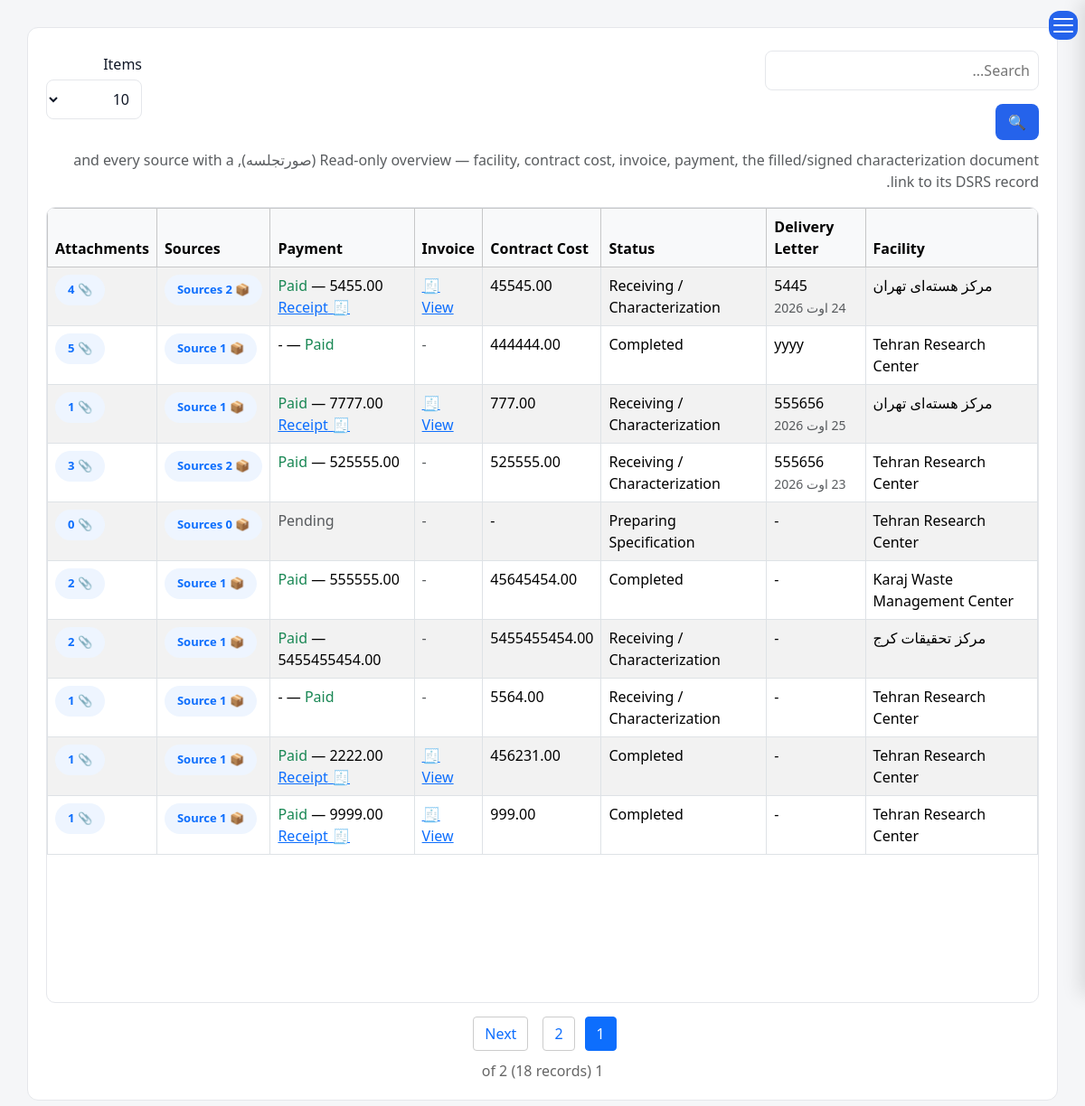
/receive-source/received-sources/ (signed in), run on the app's committed database.
### receive_source/models.py (models this page shows, shortened)
class ReceiveRequest(models.Model):
    facility = models.ForeignKey(
        FacilityModel,
        verbose_name=_("Delivering Facility"),
        on_delete=models.PROTECT,
        related_name="receive_requests",
    )
    delivery_letter_number = models.CharField(
        _("Delivery Letter Number"),
        max_length=100,
        blank=True,
        null=True,
    )
    delivery_letter_date = models.DateField(
        _("Delivery Letter Date"),
        blank=True,
        null=True,
    )
    distance_to_tehran_km = models.DecimalField(
        _("Estimated Distance to Tehran Office (km)"),
        max_digits=8,
        decimal_places=2,
        blank=True,
        null=True,
    )
    status = models.CharField(
        _("Status"),
        max_length=25,
        choices=ReceiveStatus.choices,
        default=ReceiveStatus.DRAFT,
    )
    status_date = models.DateTimeField(
        _("Status Date"),
        null=True,
        blank=True,
    )
    specification_completed = models.BooleanField(
        _("Specification Completed"),
        default=False,
    )
    discount_requested = models.BooleanField(
        _("Discount Requested"),
        default=False,
    )
    discount_notes = models.TextField(
        _("Discount Notes"),
        blank=True,
        null=True,
    )
    description = models.TextField(
        _("Description"),
        blank=True,
    )
    created_by = models.ForeignKey(
        settings.AUTH_USER_MODEL,
        verbose_name=_("Created By"),
        on_delete=models.PROTECT,
        related_name="receive_requests_created",
    )
    created_at = models.DateTimeField(_("Created At"), auto_now_add=True)
    updated_at = models.DateTimeField(_("Updated At"), auto_now=True)
    history = HistoricalRecords()
    class Meta:
        ordering = ["-created_at"]
        verbose_name = _("Receive Request")
        verbose_name_plural = _("Receive Requests")

class ReceiveContract(models.Model):
    receive_request = models.OneToOneField(
        ReceiveRequest,
        on_delete=models.PROTECT,
        related_name="contract",
    )
    contract_number = models.CharField(
        _("Contract Number"), max_length=100, blank=True, null=True,
    )
    contract_date = models.DateField(
        _("Contract Date"), blank=True, null=True,
    )
    contract_cost = models.DecimalField(
        _("Contract Cost"), max_digits=14, decimal_places=2, blank=True, null=True,
    )
    invoice = models.FileField(
        _("Invoice"),
        upload_to="receiving/invoices/",
        blank=True,
        null=True,
    )
    discount_requested = models.BooleanField(
        _("Discount Requested"),
        default=False,
        help_text=_("If checked, the request routes to the CEO for signature before Finance."),
    )
    discount_notes = models.TextField(
        _("Discount Notes"), blank=True, null=True,
    )
    send_to_financial = models.BooleanField(
        _("Send to Financial"), default=False,
    )
    contract_accountable = models.CharField(
        _("Contract Accountable"), max_length=100, blank=True, null=True,
    )
    amendment_notes = models.TextField(
        _("Amendment Notes"), blank=True, null=True,
    )
    created_at = models.DateTimeField(_("Created At"), auto_now_add=True)
    updated_at = models.DateTimeField(_("Updated At"), auto_now=True)
    history = HistoricalRecords()
    class Meta:
        verbose_name = _("Receive Contract")
        verbose_name_plural = _("Receive Contracts")

class ReceivePayment(models.Model):
    receive_request = models.OneToOneField(
        ReceiveRequest,
        verbose_name=_("Receive Request"),
        on_delete=models.PROTECT,
        related_name="payment",
    )
    payment_done = models.BooleanField(_("Payment Completed"), default=False)
    payment_date = models.DateField(_("Payment Date"), blank=True, null=True)
    amount_paid = models.DecimalField(
        _("Amount Paid"), max_digits=14, decimal_places=2, blank=True, null=True,
    )
    receipt = models.FileField(
        _("Payment Receipt"),
        upload_to="receiving/payment_receipts/",
        blank=True,
        null=True,
    )
    notes = models.TextField(_("Notes"), blank=True, null=True)
    created_at = models.DateTimeField(_("Created At"), auto_now_add=True)
    updated_at = models.DateTimeField(_("Updated At"), auto_now=True)
    history = HistoricalRecords()
    class Meta:
        ordering = ["-created_at"]
        verbose_name = _("Receive Payment")
        verbose_name_plural = _("Receive Payments")

### facilities/models.py (models this page shows, shortened)
class FacilityModel(models.Model):
    name = models.CharField(
        _("Facility Name"),
        max_length=255, blank=True,null=True
    )
    responsible_person = models.CharField(
        _("Responsible Person"),
        max_length=150, blank=True,null=True
    )
    telephone = models.CharField(
        _("Telephone"),
        max_length=50, blank=True,null=True
    )
    email = models.EmailField(
        _("Email"),
        blank=True,null=True
    )
    address1 = models.CharField(
        _("Address Line 1"),
        max_length=255, blank=True,null=True
    )
    address2 = models.CharField(
        _("Address Line 2"),
        max_length=255,
         blank=True,null=True
    )
    postal_code = models.CharField(
        _("Postal Code"),
        max_length=20,
         blank=True,null=True
    )
    national_id = models.CharField(
        _("National ID"),
        max_length=50,
         blank=True,null=True
    )
    economic_code = models.CharField(
        _("Economic Code"),
        max_length=50,
         blank=True,null=True
    )
    created_at = models.DateTimeField(
        _("Created At"),
        auto_now_add=True
    )
    updated_at = models.DateTimeField(
        _("Updated At"),
        auto_now=True
    )
    class Meta:
        ordering = ["name"]
        verbose_name = _("Facility")
        verbose_name_plural = _("Facilities")
        constraints = [
            models.UniqueConstraint(
                fields=["national_id"],
                name="unique_facility_national_id",
                condition=models.Q(national_id__isnull=False),
            ),
            models.UniqueConstraint(
                fields=["postal_code"],
                name="unique_facility_postal_code",
                condition=models.Q(postal_code__isnull=False),
            ),
            models.UniqueConstraint(
                fields=["economic_code"],
                name="unique_facility_economic_code",
                condition=models.Q(economic_code__isnull=False),
            ),
        ]

### receive_source/views.py (the view)
# urls.py: path("received-sources/", views.received_sources_list, name="received_sources_list"),
def received_sources_list(request):
    search = request.GET.get("search", "")
    page_size = request.GET.get("page_size", "10")
    queryset = (
        ReceiveRequest.objects
        .select_related("facility", "contract", "payment")
        .prefetch_related(
            "sources__nuclide",
            "sources__result_dsrs",
            "sources__result_dsrs__movements__attachments",
            "attachments",
        )
        .order_by("-created_at")
    )
    if search:
        queryset = queryset.filter(
            Q(facility__name__icontains=search)
            | Q(delivery_letter_number__icontains=search)
        ).distinct()
    paginator = Paginator(queryset, int(page_size))
    page_obj = paginator.get_page(request.GET.get("page"))
    for req in page_obj:
        staged = list(
            ReceiveAttachment.objects.filter(
                receive_request=req,
                attachment_type=ReceiveAttachmentType.CHARACTERIZATION,
            )
        )
        if staged:
            req.minutes_attachments = staged
        else:
            fallback = []
            seen_names = set()
            for source in req.sources.all():
                for dsrs in source.result_dsrs.all():
                    for movement in dsrs.movements.all():
                        for att in movement.attachments.all():
                            if att.file.name not in seen_names:
                                fallback.append(att)
                                seen_names.add(att.file.name)
            req.minutes_attachments = fallback
    return render(
        request,
        "receive_source/received_sources_list.html",
        {"page_obj": page_obj, "search": search, "page_size": int(page_size)},
    )

### reference/models.py (called while the page is built)
    def __str__(self):
        return self.name

### templates/receive_source/received_sources_list.html (shortened to what this page needs)
{% extends 'base.html' %}
{% load i18n %}
{% block content %}
<div class="content">
<div class="table-header">
    <div class="header-group">
        <form method="get">
            <input type="text" name="search" placeholder="{% trans 'Search...' %}" value="{{ search }}">
            <button type="submit">🔍</button>
        </form>
    </div>
    <div class="header-group">
        <form method="get">
            <label>{% trans "Items" %}</label>
            <select name="page_size" onchange="this.form.submit()">
                <option value="10" {% if page_size == 10 %}selected{% endif %}>10</option>
            </select>
        </form>
    </div>
</div>
<p class="text-muted">
    {% trans "Read-only overview — facility, contract cost, invoice, payment, the filled/signed characterization document (صورتجلسه), and every source with a link to its DSRS record." %}
</p>
<div class="table-scroll">
<table id="mainTable" class="table table-bordered table-striped">
<thead class="table-light">
<tr>
    <th>{% trans "Facility" %}</th>
    <th>{% trans "Delivery Letter" %}</th>
    <th>{% trans "Status" %}</th>
    <th>{% trans "Contract Cost" %}</th>
    <th>{% trans "Invoice" %}</th>
    <th>{% trans "Payment" %}</th>
    <th>{% trans "Sources" %}</th>
    <th>{% trans "Attachments" %}</th>
</tr>
</thead>
<tbody>
{% for req in page_obj %}
<tr>
    <td>{{ req.facility.name }}</td>
    <td>
        {{ req.delivery_letter_number|default:"-" }}
        {% if req.delivery_letter_date %}<br><small class="text-muted">{{ req.delivery_letter_date }}</small>{% endif %}
    </td>
    <td>{{ req.get_status_display }}</td>
    <td>{{ req.contract.contract_cost|default:"-" }}</td>
    <td>
        {% if req.contract.invoice %}
            <a href="{{ req.contract.invoice.url }}" target="_blank">🧾 {% trans "View" %}</a>
        {% else %}
            <span class="text-muted">-</span>
        {% endif %}
    </td>
    <td>
        {% if req.payment.payment_done %}
            <span class="text-success">{% trans "Paid" %}</span> — {{ req.payment.amount_paid|default:"-" }}
            {% if req.payment.receipt %}
                <br><a href="{{ req.payment.receipt.url }}" target="_blank">🧾 {% trans "Receipt" %}</a>
            {% endif %}
        {% else %}
            <span class="text-muted">{% trans "Pending" %}</span>
        {% endif %}
    </td>
    <td>
        <button type="button" class="summary-badge sources" data-bs-toggle="modal" data-bs-target="#sourcesModal{{ req.pk }}">
            📦 {{ req.sources.count }}
            {% if req.sources.count == 1 %}{% trans "Source" %}{% else %}{% trans "Sources" %}{% endif %}
        </button>
    </td>
    <td>
    <button type="button" class="summary-badge sources" data-bs-toggle="modal" data-bs-target="#attachModal{{ req.pk }}">
        📎 {{ req.attachments.count }}
    </button>
</td>
</tr>
{% empty %}
<tr><td colspan="8" class="text-center">{% trans "No receive requests found." %}</td></tr>
{% endfor %}
</tbody>
</table>
</div>
<div class="pagination">
    {% for num in page_obj.paginator.page_range %}
        {% if num >= page_obj.number|add:"-2" and num <= page_obj.number|add:"2" %}
            {% if page_obj.number == num %}
                <span class="current">{{ num }}</span>
            {% else %}
                <a href="?page={{ num }}{% if page_size %}&page_size={{ page_size }}{% endif %}">{{ num }}</a>
            {% endif %}
        {% endif %}
    {% endfor %}
    {% if page_obj.has_next %}
        <a href="?page={{ page_obj.next_page_number }}{% if page_size %}&page_size={{ page_size }}{% endif %}">{% trans "Next" %}</a>
    {% endif %}
</div>
<div class="page-info">
    {{ page_obj.number }} {% trans "of" %} {{ page_obj.paginator.num_pages }}
    ({{ page_obj.paginator.count }} {% trans "records" %})
</div>
</div>
{% endblock %}

### static/css/base.css (style rules this page uses)
* { margin:0; padding:0; box-sizing:border-box; }
html.rtl { font-family:Vazirmatn,sans-serif; }
:root { --bg: #f5f6f8; --card: #ffffff; --text: #111827; --muted: #6b7280; --border: #e5e7eb; --primary: #2563eb; --sidebar: #1f2937; --sidebar-text: #374151; }
body { background: var(--bg); color: var(--text); }
.content { background: var(--card); padding: 20px; border-radius: 12px; border: 1px solid var(--border); }
th, td { padding: 12px; border-bottom: 1px solid var(--border); text-align: left; }
th { background: rgba(0,0,0,0.03); }
input:not(.form-control), select:not(.form-select), textarea:not(.form-control) { width: 100%; padding: 9px; margin-top: 5px; margin-bottom: 15px; border: 1px solid var(--border); border-radius: 8px; background: var(--card); color: var(--text); }
button { background: var(--primary); color: white; padding: 8px 14px; border: none; border-radius: 8px; cursor: pointer; }
table { width: max-content; min-width: 100%; border-collapse: collapse; }
.pagination { margin-top: 15px; text-align: center; }
.pagination a { margin: 0 5px; padding: 5px 10px; background: var(--card); border: 1px solid var(--border); border-radius: 6px; text-decoration: none; }
.table-header { display: flex; flex-wrap: wrap; justify-content: space-between; gap: 10px; margin-bottom: 10px; }
.header-group { display: flex; gap: 8px; align-items: center; }
.table-scroll { height: calc(100vh - 220px); overflow: auto; border: 1px solid var(--border); border-radius: 10px; background: var(--card); }
table thead th { position: sticky; top: 0; background: var(--card); z-index: 10; }

### templates/receive_source/received_sources_list.html (style rules this page uses)
.summary-badge { display:inline-flex; align-items:center; justify-content:center; gap:8px; padding:7px 14px; border:none; border-radius:25px; cursor:pointer; font-size:13px; font-weight:600; transition:.2s; white-space:nowrap; }
.summary-badge.sources { background:#eef5ff; color:#0d6efd; }
.pagination { display:flex; justify-content:center; align-items:center; gap:6px; margin-top:15px; }
.pagination a, .pagination span { padding:6px 12px; border:1px solid #ccc; border-radius:4px; text-decoration:none; }
.pagination .current { background:#0d6efd; color:#fff; border-color:#0d6efd; }
.page-info { text-align:center; margin-top:10px; color:#666; }

### data on the page
ReceiveRequest: facility.name "مرکز هسته‌ای تهران", delivery_letter_number "5445", delivery_letter_date "24 اوت 2026", status "Receiving / Characterization", contract.contract_cost "45545.00", payment.amount_paid "5455.00", attachments.count "4"
ReceiveRequest: facility.name "Tehran Research Center", delivery_letter_number "yyyy", status "Completed", contract.contract_cost "444444.00", payment.amount_paid "-", attachments.count "5"
ReceiveRequest: facility.name "مرکز هسته‌ای تهران", delivery_letter_number "555656", delivery_letter_date "25 اوت 2026", status "Receiving / Characterization", contract.contract_cost "777.00", payment.amount_paid "7777.00", attachments.count "1"
ReceiveRequest: facility.name "Tehran Research Center", delivery_letter_number "555656", delivery_letter_date "23 اوت 2026", status "Receiving / Characterization", contract.contract_cost "525555.00", payment.amount_paid "525555.00", attachments.count "3"
ReceiveRequest: facility.name "Tehran Research Center", delivery_letter_number "-", status "Preparing Specification", contract.contract_cost "-", attachments.count "0"
ReceiveRequest: facility.name "Karaj Waste Management Center", delivery_letter_number "-", status "Completed", contract.contract_cost "45645454.00", payment.amount_paid "555555.00", attachments.count "2"
ReceiveRequest: facility.name "مرکز تحقیقات کرج", delivery_letter_number "-", status "Receiving / Characterization", contract.contract_cost "5455455454.00", payment.amount_paid "5455455454.00", attachments.count "2"
ReceiveRequest: facility.name "Tehran Research Center", delivery_letter_number "-", status "Receiving / Characterization", contract.contract_cost "5564.00", payment.amount_paid "-", attachments.count "1"
ReceiveRequest: facility.name "Tehran Research Center", delivery_letter_number "-", status "Completed", contract.contract_cost "456231.00", payment.amount_paid "2222.00", attachments.count "1"
ReceiveRequest: facility.name "Tehran Research Center", delivery_letter_number "-", status "Completed", contract.contract_cost "999.00", payment.amount_paid "9999.00", attachments.count "1"

### other printed values
{{ num }} "1"
{{ num }} "2"
{{ page_obj.number }} "1"
{{ page_obj.paginator.num_pages }} "2"
{{ page_obj.paginator.count }} "18"
